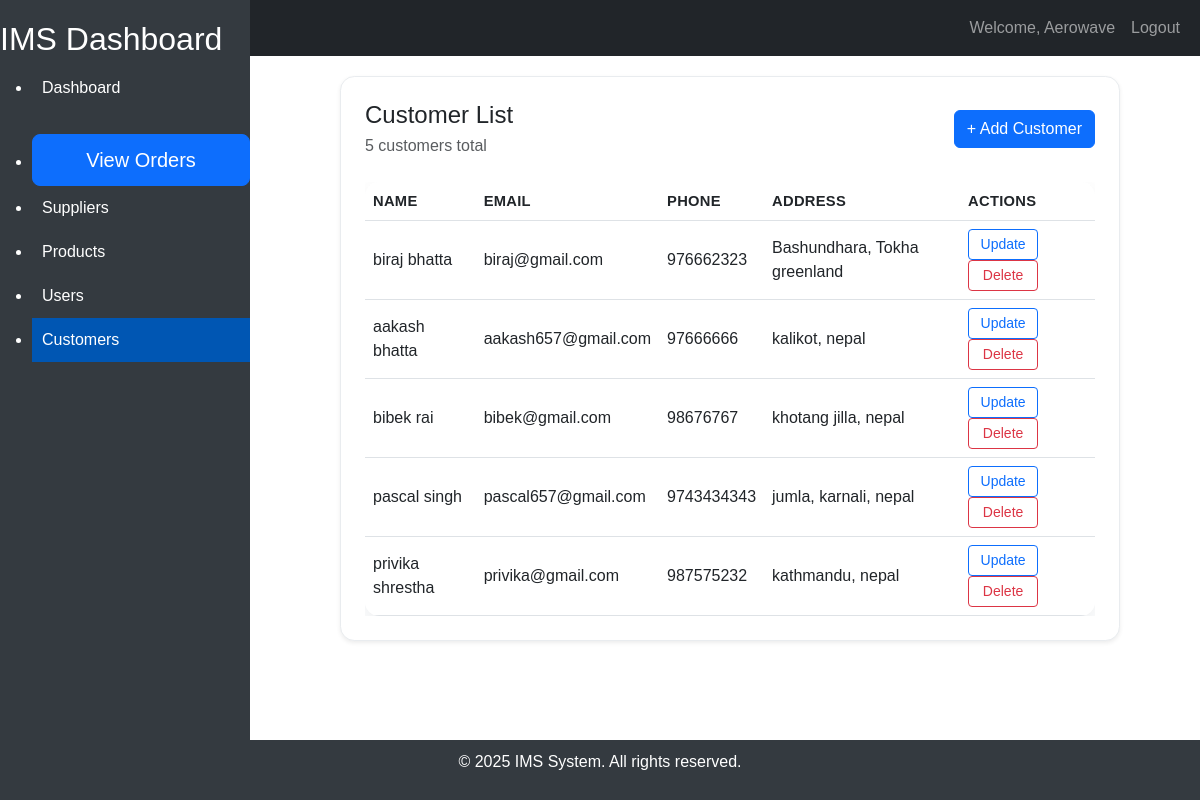
/customer/customers/ (signed in), run on an earlier commit of the app's database.
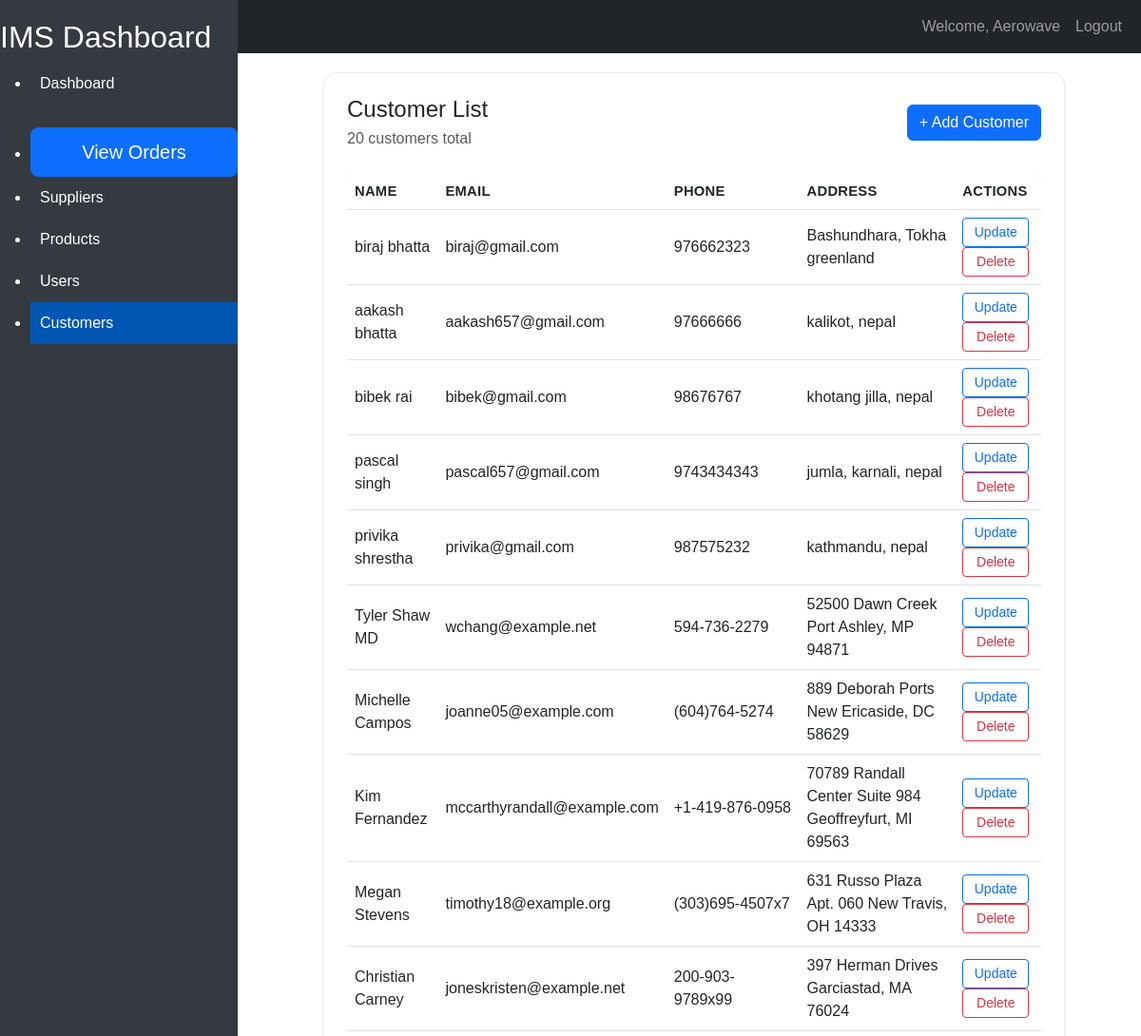
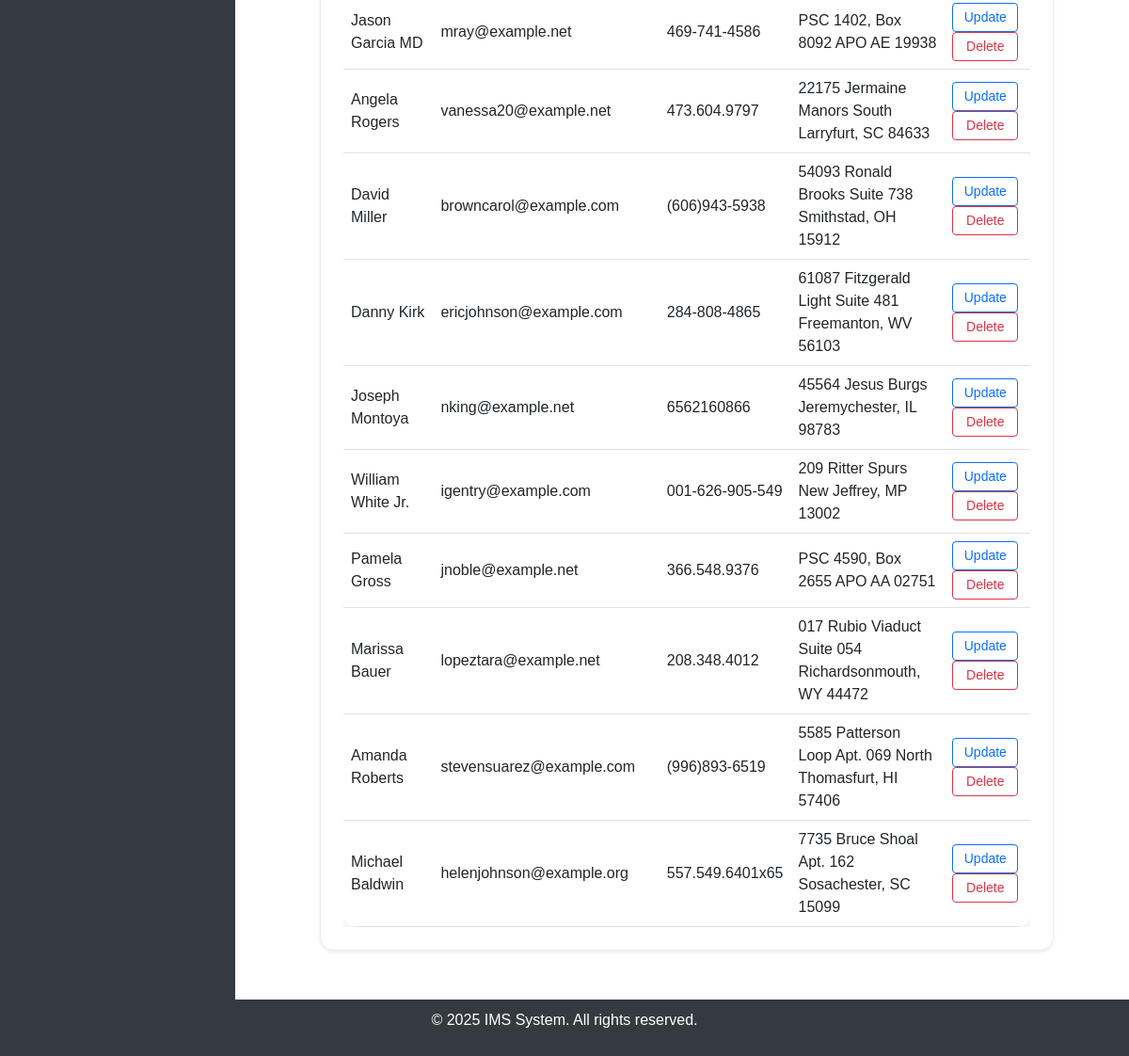
And on a later commit of the database (2 pictures, top to bottom).
### customer/models.py (models this page shows, shortened)
class Customer(models.Model):
    id = models.AutoField(primary_key=True)
    name = models.CharField(max_length=100)
    email = models.EmailField(unique=True)
    phone = models.CharField(max_length=15, blank=True,null=True)
    password =models.CharField(max_length=100)
    created_at = models.DateTimeField(auto_now_add=True)
    updated_at = models.DateTimeField(auto_now=True)
    address = models.TextField(blank=True,null=True)
    class Meta:
        db_table = 'customers'
        verbose_name = 'customer'
        verbose_name_plural= 'customers'

### customer/views.py (the view)
# urls.py: path('customers/', CustomerListView.as_view(), name='customer-list'),
class CustomerListView(SessionLoginRequiredMixin, ListView):
    model = Customer
    context_object_name = 'customers'
    template_name = 'customer_list.html'

### home/mixins.py (called while the page is built)
    def dispatch(self, request, *args, **kwargs):
        if not request.session.get("user_id"):
            return redirect_to_login(request.get_full_path(), "login")
        return super().dispatch(request, *args, **kwargs)

### customer/template/customer_list.html
{% extends "home/base.html" %}
{% block content %}
<div class="app-card shadow-sm p-4">
    <div class="section-header d-flex justify-content-between mb-4">
        <div>
            <h2 class="h4 mb-1">Customer List</h2>
            <span class="text-muted">{{ customers|length }} customer{{ customers|length|pluralize }} total</span>
        </div>
        <a href="{% url 'customer-create' %}" class="btn btn-primary">+ Add Customer</a>
    </div>
    <div class="table-responsive">
<table class="table table-hover app-table mb-0">
    <thead>
        <tr><th>Name</th><th>Email</th><th>Phone</th><th>Address</th><th>Actions</th></tr>
    </thead>
    <tbody>
        {% for customer in customers %}
        <tr>
            <td data-label="Name">{{ customer.name }}</td><td data-label="Email">{{ customer.email }}</td><td data-label="Phone">{{ customer.phone }}</td><td data-label="Address">{{ customer.address }}</td>
            <td data-label="Actions"><a href="{% url 'customer-update' customer.pk %}" class="btn btn-sm btn-outline-primary">Update</a> <a href="{% url 'customer-delete' customer.pk %}" class="btn btn-sm btn-outline-danger">Delete</a></td>
        </tr>
        {% empty %}
        <tr><td colspan="5">No customers found.</td></tr>
        {% endfor %}
    </tbody>
</table>
    </div>
</div>
{% endblock %}

What changed in the data, as far as the page shows it:
added Customer: name "Tyler Shaw MD", email "wchang@example.net", phone "594-736-2279", address "52500 Dawn Creek Port Ashley, MP 94871"
added Customer: name "Michelle Campos", email "joanne05@example.com", phone "(604)764-5274", address "889 Deborah Ports New Ericaside, DC 58629"
added Customer: name "Kim Fernandez", email "mccarthyrandall@example.com", phone "+1-419-876-0958", address "70789 Randall Center Suite 984 Geoffreyfurt, MI 69563"
added Customer: name "Megan Stevens", email "timothy18@example.org", phone "(303)695-4507x7", address "631 Russo Plaza Apt. 060 New Travis, OH 14333"
added Customer: name "Christian Carney", email "joneskristen@example.net", phone "200-903-9789x99", address "397 Herman Drives Garciastad, MA 76024"
added Customer: name "Jason Garcia MD", email "mray@example.net", phone "469-741-4586", address "PSC 1402, Box 8092 APO AE 19938"
added Customer: name "Angela Rogers", email "vanessa20@example.net", phone "473.604.9797", address "22175 Jermaine Manors South Larryfurt, SC 84633"
added Customer: name "David Miller", email "browncarol@example.com", phone "(606)943-5938", address "54093 Ronald Brooks Suite 738 Smithstad, OH 15912"
added Customer: name "Danny Kirk", email "ericjohnson@example.com", phone "284-808-4865", address "61087 Fitzgerald Light Suite 481 Freemanton, WV 56103"
added Customer: name "Joseph Montoya", email "nking@example.net", phone "6562160866", address "45564 Jesus Burgs Jeremychester, IL 98783"
added Customer: name "William White Jr.", email "igentry@example.com", phone "001-626-905-549", address "209 Ritter Spurs New Jeffrey, MP 13002"
added Customer: name "Pamela Gross", email "jnoble@example.net", phone "366.548.9376", address "PSC 4590, Box 2655 APO AA 02751"
added Customer: name "Marissa Bauer", email "lopeztara@example.net", phone "208.348.4012", address "017 Rubio Viaduct Suite 054 Richardsonmouth, WY 44472"
added Customer: name "Amanda Roberts", email "stevensuarez@example.com", phone "(996)893-6519", address "5585 Patterson Loop Apt. 069 North Thomasfurt, HI 57406"
added Customer: name "Michael Baldwin", email "helenjohnson@example.org", phone "557.549.6401x65", address "7735 Bruce Shoal Apt. 162 Sosachester, SC 15099"
Also different on the page:
{{ customers|length }}: "5" → "20"
